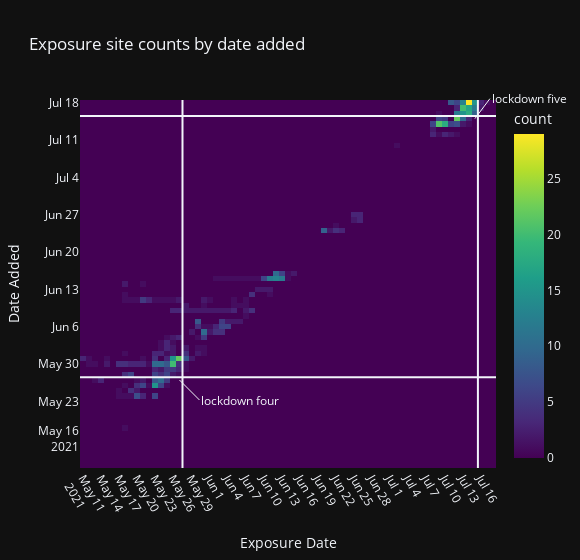

Source (notebook cell):
### Code cell
nbinsy = (df_official.Added_date_dtm.max() - df_official.Exposure_date_dtm.min()).days + 1
nbinsx = (df_official.Added_date_dtm.max() - df_official.Exposure_date_dtm.min()).days + 1

fig_heat = px.density_heatmap(df_official, y="Added_date_dtm", x="Exposure_date_dtm", 
                         template='plotly_dark', nbinsx=nbinsx, 
                              nbinsy=nbinsy, color_continuous_scale='viridis',
                              title = 'Exposure site counts by date added')
fig_heat.add_vline(x=dt.datetime(2021, 5, 27, 12, 0))
fig_heat.add_hline(y=dt.datetime(2021, 5, 27, 12, 0))
fig_heat.add_annotation(x = '2021-05-27', y = '2021-05-27', text='lockdown four', xanchor='left', ax=20, ay=20)

fig_heat.add_vline(x=dt.datetime(2021, 7, 15, 12, 0))
fig_heat.add_hline(y=dt.datetime(2021, 7, 15, 12, 0))
fig_heat.add_annotation(x = '2021-07-15', y = '2021-07-15', text='lockdown five', xanchor='left', ax=15, ay=-20)



fig_heat.update_layout(xaxis_title = "Exposure Date", 
                       xaxis_tickangle = 60, xaxis_side = 'bottom', 
                       yaxis_title='Date Added',
                       xaxis_nticks=nbinsx//2,
                       width=width, 
                       plot_bgcolor=px.colors.sequential.Viridis[0], 
                       xaxis_showgrid=False,
                       yaxis_showgrid=False, 
                       xaxis_range=[df_official.Exposure_date_dtm.min()- dt.timedelta(hours=12), df_official.Added_date_dtm.max() + dt.timedelta(hours=12)], 
                       yaxis_range=[df_official.Exposure_date_dtm.min()- dt.timedelta(hours=12), df_official.Added_date_dtm.max() + dt.timedelta(hours=12)]
                       )

### Figure 1 — Plotly figure (JSON) as saved in the notebook; plotly's stock layout.template omitted (floating-point values rounded to 4 significant figures; data arrays with more than 128 entries replaced by an {"elided": "..."} marker saying what was removed)
{"data": [{"coloraxis": "coloraxis", "hovertemplate": "Exposure_date_dtm=%{x}<br>Added_date_dtm=%{y}<br>count=%{z}<extra></extra>", "name": "", "nbinsx": 69, "nbinsy": 69, "type": "histogram2d", "x": {"elided": "860 str values"}, "xaxis": "x", "xbingroup": "x", "y": {"elided": "860 str values"}, "yaxis": "y", "ybingroup": "y"}], "layout": {"annotations": [{"ax": 20, "ay": 20, "text": "lockdown four", "x": "2021-05-27", "xanchor": "left", "y": "2021-05-27"}, {"ax": 15, "ay": -20, "text": "lockdown five", "x": "2021-07-15", "xanchor": "left", "y": "2021-07-15"}], "coloraxis": {"colorbar": {"title": {"text": "count"}}, "colorscale": [[0, "#440154"], [0.1111, "#482878"], [0.2222, "#3e4989"], [0.3333, "#31688e"], [0.4444, "#26828e"], [0.5556, "#1f9e89"], [0.6667, "#35b779"], [0.7778, "#6ece58"], [0.8889, "#b5de2b"], [1, "#fde725"]]}, "legend": {"tracegroupgap": 0}, "plot_bgcolor": "#440154", "shapes": [{"type": "line", "x0": "2021-05-27T12:00:00", "x1": "2021-05-27T12:00:00", "xref": "x", "y0": 0, "y1": 1, "yref": "y domain"}, {"type": "line", "x0": 0, "x1": 1, "xref": "x domain", "y0": "2021-05-27T12:00:00", "y1": "2021-05-27T12:00:00", "yref": "y"}, {"type": "line", "x0": "2021-07-15T12:00:00", "x1": "2021-07-15T12:00:00", "xref": "x", "y0": 0, "y1": 1, "yref": "y domain"}, {"type": "line", "x0": 0, "x1": 1, "xref": "x domain", "y0": "2021-07-15T12:00:00", "y1": "2021-07-15T12:00:00", "yref": "y"}], "title": {"text": "Exposure site counts by date added"}, "width": 580, "xaxis": {"anchor": "y", "domain": [0, 1], "nticks": 34, "range": ["2021-05-10T12:00:00", "2021-07-18T12:00:00"], "showgrid": false, "side": "bottom", "tickangle": 60, "title": {"text": "Exposure Date"}}, "yaxis": {"anchor": "x", "domain": [0, 1], "range": ["2021-05-10T12:00:00", "2021-07-18T12:00:00"], "showgrid": false, "title": {"text": "Date Added"}}}}
